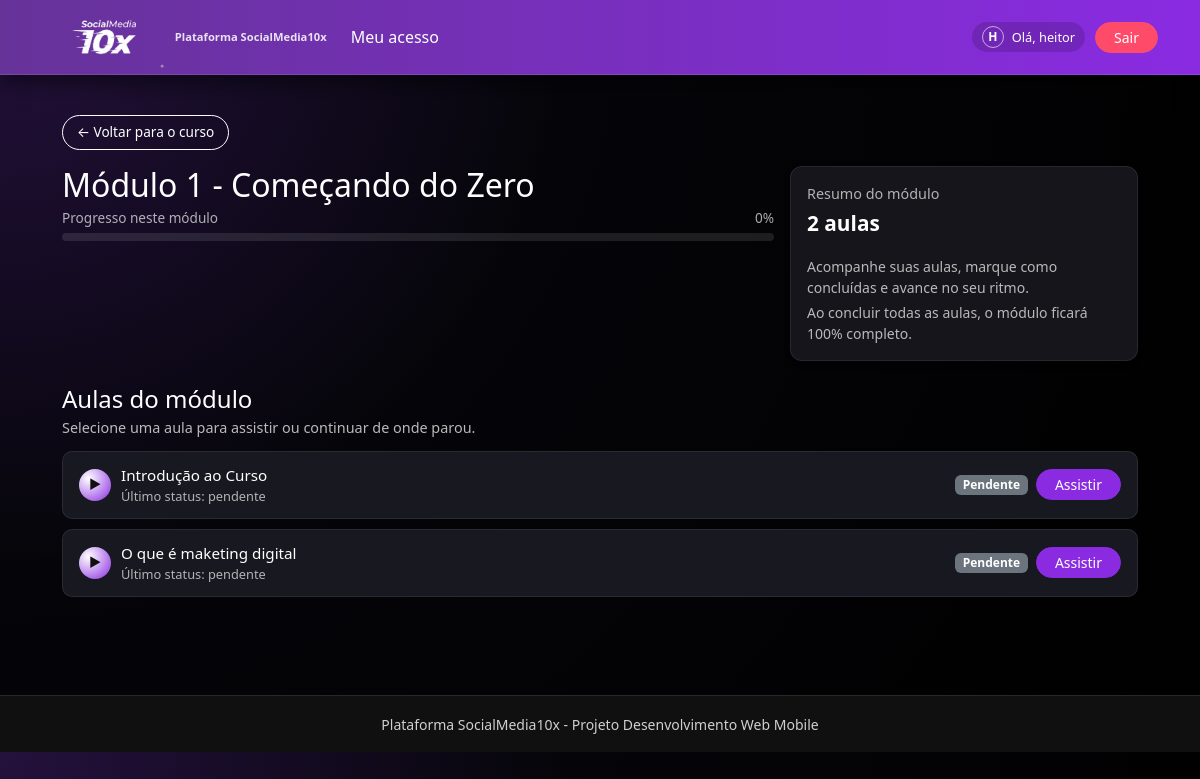
/courses/modulo/2/ (signed in), run on the app's committed database.
### accounts/models.py (models this page shows, shortened)
class User(AbstractUser):
    is_instructor = models.BooleanField(default=False)

### courses/models.py (models this page shows, shortened)
class Module(models.Model):
    course = models.ForeignKey(
        Course,
        on_delete=models.CASCADE,
        related_name="modules",
        verbose_name="Curso",
    )
    title = models.CharField("Título", max_length=200)
    description = models.TextField("Descrição", blank=True)
    order = models.PositiveIntegerField(
        "Ordem",
        default=0,
        help_text="Ordem em que o módulo aparece dentro do curso.",
    )
    class Meta:
        verbose_name = "Módulo"
        verbose_name_plural = "Módulos"
        ordering = ["order"]
        unique_together = ("course", "order")
    def total_lessons(self) -> int:
        return self.lessons.count()
    def progress_for_user(self, user) -> int:
        total = self.total_lessons()
        if total == 0:
            return 0
        completed = LessonProgress.objects.filter(
            user=user,
            completed=True,
            lesson__module=self,
        ).count()
        return int((completed / total) * 100)

class Lesson(models.Model):
    module = models.ForeignKey(
        Module,
        on_delete=models.CASCADE,
        related_name="lessons",
        verbose_name="Módulo",
    )
    title = models.CharField("Título", max_length=200)
    video_url = models.URLField(
        "URL do vídeo",
        blank=True,
        help_text=(
            "Cole o link do YouTube (ex: https://www.youtube.com/watch?v=ID "
            "ou https://youtu.be/ID). A plataforma converte para embed "
            "automaticamente."
        ),
    )
    content = models.TextField(
        "Conteúdo complementar",
        blank=True,
        help_text="Descrição, anotações ou material complementar da aula.",
    )
    order = models.PositiveIntegerField(
        "Ordem",
        default=0,
        help_text="Ordem em que a aula aparece dentro do módulo.",
    )
    class Meta:
        verbose_name = "Aula"
        verbose_name_plural = "Aulas"
        ordering = ["order"]
        unique_together = ("module", "order")

### courses/views.py (the view)
# urls.py: path("modulo/<int:pk>/", views.module_detail, name="module_detail"),
@login_required
def module_detail(request, pk):
    module = get_object_or_404(Module, pk=pk)
    lessons = module.lessons.all()
    lessons_data = []
    for lesson in lessons:
        lp = LessonProgress.objects.filter(
            user=request.user,
            lesson=lesson,
        ).first()
        lessons_data.append(
            {
                "lesson": lesson,
                "completed": lp.completed if lp else False,
            }
        )
    progress = module.progress_for_user(request.user)
    context = {
        "module": module,
        "lessons_data": lessons_data,
        "progress": progress,
    }
    return render(request, "courses/module_detail.html", context)

### templates/courses/module_detail.html (shortened to what this page needs)
{% extends 'base.html' %}
{% block content %}
<section id="module-page">
  <div class="container">
    <a href="{% url 'courses:course_detail' module.course.slug %}"
       class="btn btn-sm btn-outline-light back-link">
      ← Voltar para o curso
    </a>
    <div class="row g-3">
      <div class="col-md-8">
        <h2 class="module-title">{{ module.title }}</h2>
        <div class="mb-3">
          <div class="d-flex justify-content-between align-items-center mb-1">
            <span class="progress-label">Progresso neste módulo</span>
            <span class="progress-label">
              {{ progress|floatformat:0 }}%
            </span>
          </div>
          <div class="progress">
          </div>
        </div>
      </div>
      <div class="col-md-4">
        <div class="card stats-card section-card h-100">
          <div class="card-body">
            <p class="stats-title mb-1">Resumo do módulo</p>
            <p class="stats-value mb-3">
              {{ lessons_data|length }} aulas
            </p>
            <p class="mb-1 small text-muted">
              Acompanhe suas aulas, marque como concluídas e avance no seu ritmo.
            </p>
            <p class="mb-0 small text-muted">
              Ao concluir todas as aulas, o módulo ficará 100% completo.
            </p>
          </div>
        </div>
      </div>
    </div>
    <div class="lessons-header">
      <h4>Aulas do módulo</h4>
      <p>Selecione uma aula para assistir ou continuar de onde parou.</p>
    </div>
    {% if lessons_data %}
      <div>
        {% for item in lessons_data %}
          <div class="lesson-item">
            <div class="lesson-left">
              <div class="lesson-icon">
                ▶
              </div>
              <div>
                <p class="lesson-title">{{ item.lesson.title }}</p>
                <p class="lesson-status mb-0">
                  {% if item.completed %}
                    Último status: concluída
                  {% else %}
                    Último status: pendente
                  {% endif %}
                </p>
              </div>
            </div>
            <div class="lesson-actions">
              {% if item.completed %}
                <span class="badge badge-concluida">Concluída</span>
              {% else %}
                <span class="badge badge-pendente">Pendente</span>
              {% endif %}
              <a href="{% url 'courses:lesson_detail' item.lesson.id %}"
                 class="btn btn-sm btn-primary">
                Assistir
              </a>
            </div>
          </div>
        {% endfor %}
      </div>
    {% endif %}
  </div>
</section>
{% endblock %}

### templates/base.html (shortened to what this page needs)
{% load static %}
<!DOCTYPE html>
<html lang="pt-br">
<head>
    <link rel="stylesheet" href="{% static 'bootstrap/css/bootstrap.min.css' %}">
    <link rel="stylesheet" href="{% static 'css/style.css' %}">
</head>
<body>
<nav class="navbar navbar-expand-lg navbar-dark">
  <div class="container">
    <a class="navbar-brand d-flex align-items-center" href="{% url 'landing' %}">
      <img src="{% static 'img/socialmedia10x-logo.png.png' %}"
           alt="SocialMedia10x"
           class="brand-logo-img">
      <span class="brand-text-tagline d-none d-sm-inline">
        Plataforma SocialMedia10x
      </span>
    </a>
    <div class="collapse navbar-collapse" id="mainNavbar">
      <ul class="navbar-nav me-auto mb-2 mb-lg-0">
        {% if user.is_authenticated %}
          <li class="nav-item">
            <a class="nav-link" href="{% url 'billing:payment' %}">Meu acesso</a>
          </li>
        {% else %}
          <li class="nav-item">
            <a class="nav-link" href="{% url 'landing' %}">Início</a>
          </li>
        {% endif %}
      </ul>
      <div class="d-flex align-items-center">
        {% if user.is_authenticated %}
          <div class="user-chip">
            <div class="user-avatar-circle">
              {{ user.first_name|default:user.username|first|upper }}
            </div>
            <span>
              Olá, {{ user.first_name|default:user.username }}
            </span>
          </div>
          <a href="{% url 'logout' %}" class="btn btn-sm btn-danger">
            Sair
          </a>
        {% endif %}
      </div>
    </div>
  </div>
</nav>
<main>
  {% block content %}{% endblock %}
</main>
<footer class="py-3 bg-dark text-center text-white-50 mt-5">
  <small>Plataforma SocialMedia10x - Projeto Desenvolvimento Web Mobile</small>
</footer>
</body>
</html>

### static/css/style.css (style rules this page uses)
body { background-color: #f8f9fa; }
.navbar-brand { font-weight: 600; }
.section-card { border-radius: 8px; box-shadow: 0 2px 10px rgba(0, 0, 0, 0.06); }
:root { --roxo: #8A2BE2; --roxo-escuro: #663399; --preto: #101010; --branco: #FFFFFF; }
body { background: radial-gradient(circle at top left, #24113d 0, #050509 40%, #000000 100%); color: var(--branco); }
a { color: var(--roxo); }
.navbar { background: linear-gradient(90deg, var(--roxo-escuro), var(--roxo)); border-bottom: 1px solid rgba(255,255,255,0.1); }
.navbar-brand, .navbar .nav-link { color: #ffffff !important; }
.btn-primary { background-color: var(--roxo) !important; border-color: var(--roxo) !important; color: #ffffff !important; }
.card { background-color: #15151b; border: 1px solid rgba(255,255,255,0.08); color: #ffffff; }
footer { color: rgba(255,255,255,0.7); }
* { outline: none !important; }

### templates/base.html (style rules this page uses)
:root { --roxo: #8A2BE2; --roxo-escuro: #663399; --preto: #101010; --branco: #FFFFFF; }
body { background: radial-gradient(circle at top left, #24113d 0, #050509 40%, #000000 100%) !important; color: #f5f5f5 !important; }
.navbar { background: linear-gradient(90deg, var(--roxo-escuro), var(--roxo)) !important; box-shadow: 0 8px 20px rgba(0,0,0,0.5); position: sticky; top: 0; z-index: 1030; }
.navbar-brand, .navbar .nav-link, .navbar .text-white { color: #ffffff !important; }
.brand-logo-img { height: 68px; width: auto; display: block; }
.navbar { padding-top: 0.2rem; padding-bottom: 0.2rem; }
.navbar-brand { padding-top: 0; padding-bottom: 0; }
.brand-text-tagline { font-size: 0.7rem; opacity: 0.85; margin-left: 8px; }
.user-chip { display: inline-flex; align-items: center; gap: 8px; padding: 4px 10px; border-radius: 999px; background: rgba(0,0,0,0.15); color: #ffffff; font-size: 0.8rem; margin-right: 10px; }
.user-avatar-circle { width: 22px; height: 22px; border-radius: 50%; border: 1px solid rgba(255,255,255,0.6); display: flex; align-items: center; justify-content: center; font-size: 0.75rem; font-weight: 600; }
.btn-primary { background-color: var(--roxo) !important; border-color: var(--roxo) !important; color: #ffffff !important; border-radius: 999px; padding-inline: 18px; }
.btn-outline-light { border-color: #ffffff !important; color: #ffffff !important; border-radius: 999px; padding-inline: 18px; }
.btn-danger { background-color: #ff4b6a !important; border-color: #ff4b6a !important; border-radius: 999px; padding-inline: 18px; }
.card, .bg-light, .bg-white { background-color: #15151b !important; border: 1px solid rgba(255,255,255,0.08) !important; color: #f5f5f5 !important; }
.card-title, .card-text, .card-body { color: #f5f5f5 !important; }
.text-white-50 { color: rgba(255,255,255,0.8) !important; }
.text-muted, .form-text { color: rgba(255,255,255,0.7) !important; }
footer.bg-dark { background-color: var(--preto) !important; border-top: 1px solid rgba(255,255,255,0.1); color: rgba(255,255,255,0.8) !important; }
* { outline: none !important; }

### data on the page
User: first_name|first "H", first_name "heitor"
Module: title "Módulo 1 - Começando do Zero"
Lesson: lesson "Introdução ao Curso"
Lesson: lesson "O que é maketing digital"

### other printed values
{{ progress|floatformat:0 }} "0"
{{ lessons_data|length }} "2"
